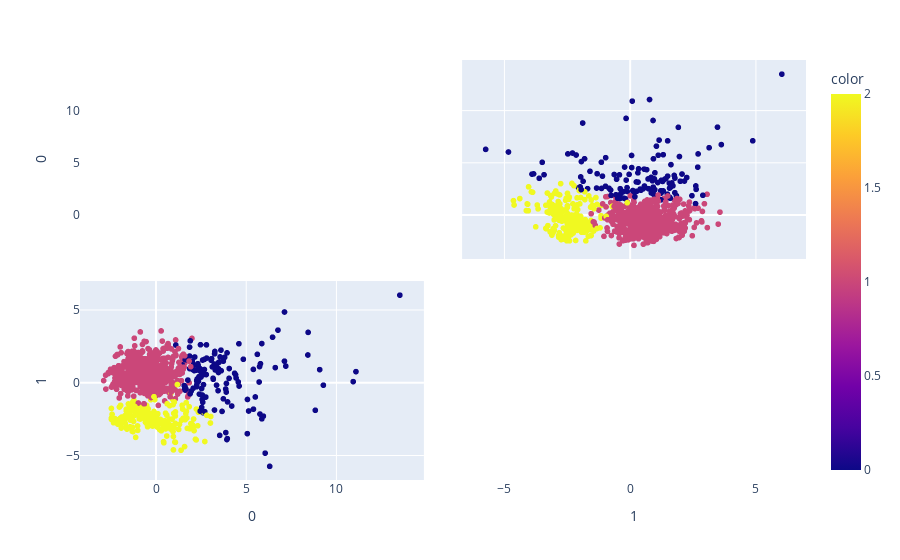

This figure's notebook cell:
### Code cell
#labels = {
 #   str(i): f"PC {i+1} ({var:.1f}%)"
 #   for i, var in enumerate(pca_ufo.explained_variance_ratio_ * 100)
#}
fig = px.scatter_matrix(
    principalComponents,
#    labels=labels,
    dimensions=range(2),
    color=acct_stats["cluster"]
)
fig.update_traces(diagonal_visible=False)
fig.show()

### Figure 1 — Plotly figure (JSON) as saved in the notebook; plotly's stock layout.template omitted (floating-point values rounded to 4 significant figures; data arrays with more than 128 entries replaced by an {"elided": "..."} marker saying what was removed)
{"data": [{"diagonal": {"visible": false}, "dimensions": [{"axis": {"matches": true}, "label": "0", "values": {"elided": "1112 float values"}}, {"axis": {"matches": true}, "label": "1", "values": {"elided": "1112 float values"}}], "hovertemplate": "%{xaxis.title.text}=%{x}<br>%{yaxis.title.text}=%{y}<br>color=%{marker.color}<extra></extra>", "legendgroup": "", "marker": {"color": {"elided": "1112 int values"}, "coloraxis": "coloraxis", "symbol": "circle"}, "name": "", "showlegend": false, "type": "splom"}], "layout": {"autosize": true, "coloraxis": {"colorbar": {"title": {"text": "color"}}, "colorscale": [[0, "#0d0887"], [0.1111, "#46039f"], [0.2222, "#7201a8"], [0.3333, "#9c179e"], [0.4444, "#bd3786"], [0.5556, "#d8576b"], [0.6667, "#ed7953"], [0.7778, "#fb9f3a"], [0.8889, "#fdca26"], [1, "#f0f921"]]}, "dragmode": "select", "legend": {"tracegroupgap": 0}, "margin": {"t": 60}, "xaxis": {"autorange": true, "range": [-4.364, 15.0], "type": "linear"}, "xaxis2": {"autorange": true, "range": [-6.79, 7.098], "type": "linear"}, "yaxis": {"autorange": true, "range": [-4.364, 15.0], "type": "linear"}, "yaxis2": {"autorange": true, "range": [-6.79, 7.098], "type": "linear"}}}
